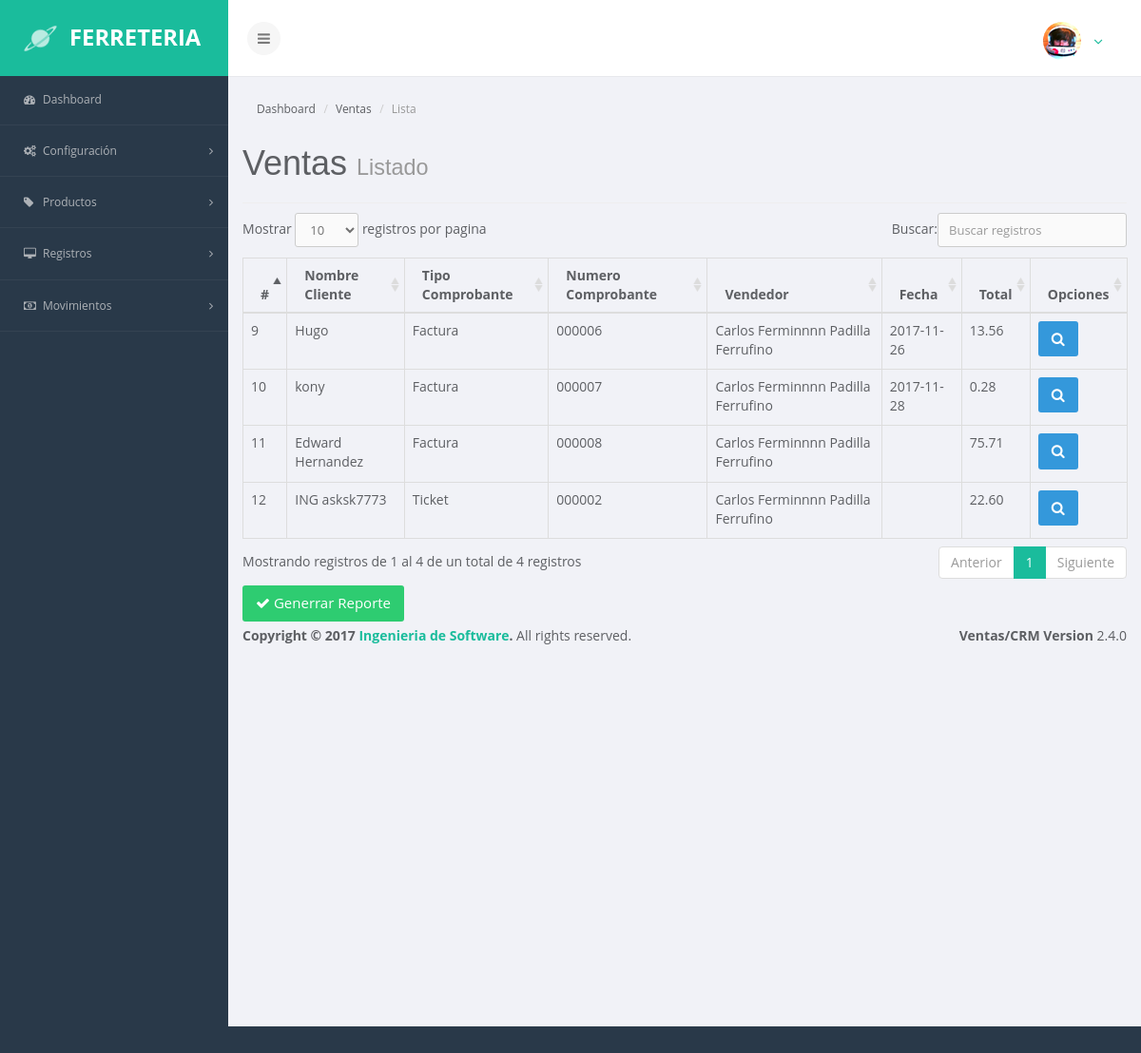
The page /index.php/movimientos/ventas on the database its author committed.
### tables this page shows
CREATE TABLE `ventas` (
  `id` int(11) NOT NULL,
  `fecha` date DEFAULT NULL,
  `serie` varchar(50) NOT NULL,
  `subtotal` varchar(45) DEFAULT NULL,
  `iva` varchar(45) DEFAULT NULL,
  `descuento` varchar(45) DEFAULT NULL,
  `total` varchar(45) DEFAULT NULL,
  `cliente_id` int(11) DEFAULT NULL,
  `usuario_id` int(11) DEFAULT NULL,
  `num_documento` varchar(45) DEFAULT NULL,
  `tipo_comprobante_id` int(11) NOT NULL
);

CREATE TABLE `clientes` (
  `id` int(11) NOT NULL,
  `grupo` int(11) DEFAULT NULL,
  `nombres` varchar(100) DEFAULT NULL,
  `apellidos` varchar(100) DEFAULT NULL,
  `telefono` varchar(20) DEFAULT NULL,
  `dui` varchar(25) NOT NULL,
  `nit` varchar(25) NOT NULL,
  `direccion` varchar(100) DEFAULT NULL,
  `registro` varchar(20) DEFAULT NULL,
  `empresa` varchar(100) NOT NULL,
  `estado` tinyint(1) DEFAULT NULL
);

CREATE TABLE `tipo_comprobante` (
  `id` int(11) NOT NULL,
  `nombre` varchar(50) NOT NULL,
  `cantidad` int(11) NOT NULL,
  `iva` int(11) NOT NULL,
  `serie` int(11) NOT NULL
);

CREATE TABLE `usuarios` (
  `id` int(11) NOT NULL,
  `grupo` int(11) NOT NULL,
  `nombres` varchar(100) DEFAULT NULL,
  `apellidos` varchar(100) DEFAULT NULL,
  `dui` varchar(20) NOT NULL,
  `nit` varchar(20) NOT NULL,
  `telefono` varchar(20) DEFAULT NULL,
  `email` varchar(100) DEFAULT NULL,
  `username` varchar(45) DEFAULT NULL,
  `password` varchar(100) DEFAULT NULL,
  `rol_id` int(11) DEFAULT NULL,
  `estado` tinyint(1) DEFAULT NULL
);

### application/controllers/movimientos/Ventas.php (called while the page is built, shortened)
<?php
class Ventas extends CI_Controller {
private $permisos;
	public function __construct(){
		$this->load->model("Ventas_model");
		$this->load->model("Clientes_model");
		$this->load->model("Productos_model");
	}
	public function index(){
		$data = array(
			"permisos" => $this->permisos,
			'ventas' => $this->Ventas_model->getVentas(),
		);
		$this->load->view("layouts/header");
		$this->load->view("layouts/aside");
		$this->load->view("admin/ventas/list", $data);
		$this->load->view("layouts/footer");
	}
}

### index.php (called while the page is built, shortened)
<?php
require_once BASEPATH.'core/CodeIgniter.php';

### application/views/layouts/flyweit.php (called while the page is built, shortened)
<?php
    require_once('estilos.php');
?>

### application/models/Ventas_model.php (called while the page is built, shortened)
<?php
class Ventas_model extends CI_Model {
	public function getVentas(){
		$this->db->select("v.*, c.nombres as nombres, c.apellidos as apellidos, tc.nombre as tipo_comprobante, u.nombres as usuNombre, u.apellidos as usuApellido");
		 $this->db->from("ventas v");
		 $this->db->join("clientes c", "v.cliente_id = c.id");
		 $this->db->join("usuarios u", "v.usuario_id = u.id");
		 $this->db->join("tipo_comprobante tc", "v.tipo_comprobante_id = tc.id");
		 $resultados = $this->db->get();
		 if ($resultados->num_rows() > 0){
		 	return $resultados->result();
		 } else {
		 	return false;
		 }
	}
}

### application/views/admin/ventas/list.php (the view, shortened to what this page needs)
<section class="main-content-wrapper">
            <section id="main-content">
                <div class="row">
                    <div class="col-md-12">
                        <ul class="breadcrumb">
                            <li>Dashboard</a>
                            </li>
                            <li>Ventas</li>
                            <li class="active">Lista</li>
                        </ul>
<div class="content-wrapper">
    <section class="content-header">
        <h1>
        Ventas
        <small>Listado</small>
        </h1>
    </section>
    <section class="content">
        <div class="box box-solid">
            <div class="box-body">
                <div class="row">
                    <div class="col-md-12">
                        <?php if($permisos->insert == 1):?>
                        <a href="<?php echo base_url();?>movimientos/ventas/add" class="btn btn-primary btn-flat"><span class="fa fa-plus"></span> Agregar Venta</a>
                    <?php endif?></div>
                </div>
                <hr>
                <div class="row">
                    <div class="col-md-12">
                        <table id="example1" class="table table-bordered table-hover">
                            <thead>
                                <tr>
                                   <th>#</th>
                                    <th>Nombre Cliente</th>
                                    <th>Tipo Comprobante</th>
                                    <th>Numero Comprobante</th>
                                     <th>Vendedor</th>
                                    <th>Fecha</th>
                                    <th>Total</th>
                                    <th>Opciones</th>
                                </tr>
                            </thead>
                            <tbody>
                                <?php if (!empty($ventas)){ ?>
                                    <?php foreach($ventas as $venta) {?>
                                    <tr>
                                        <td><?php echo $venta->id;?></td>
                                        <td><?php echo $venta->nombres." ".$venta->apellidos;?></td>
                                        <td><?php echo $venta->tipo_comprobante;?></td>
                                        <td><?php echo $venta->num_documento;?></td>
                                        <td><?php echo $venta->usuNombre." ".$venta->usuApellido;?></td>
                                        <td><?php echo $venta->fecha;?></td>
                                        <td><?php echo $venta->total;?></td>
                                        <td><button type="button" class="btn btn-info btn-view-venta" value="<?php echo $venta->id;?>" data-toggle="modal" data-target="#modal-default" ><span class="fa fa-search"></span></button></td>
                                    </tr>
                                    <?php }?>
                                <?php } ?>
                            </tbody>
                        </table>
                      <a href="<?php echo base_url();?>pdfcontroller/ventas" target="_blank">
                                    <button type="button" class="btn btn-success"><i class="fa fa-check"></i> Generrar Reporte</button>
                                    </a>
                    </div>
                </div>
            </div>
        </div>
    </section>
</div>

### application/views/layouts/header.php (shortened to what this page needs)
<!DOCTYPE html>
<html lang="es">
<head>
   <?php
    require_once('flyweit.php');
   ?>
</head>
<section id="container">
                <header id="header">
            <div class="brand">
                <a href="index.html" class="logo"><span>Ferreteria</span></a>
            </div>
            <div class="toggle-navigation toggle-left">
                <button type="button" class="btn btn-default" id="toggle-left" data-toggle="tooltip" data-placement="right" title="Toggle Navigation">
                    <i class="fa fa-bars"></i>
                </button>
            </div>
            <div class="user-nav">
                <ul>
                    <li class="dropdown messages">
                    <li class="profile-photo">
                        <img src="<?php echo base_url(); ?>assets/img/avatar.png" alt="" class="img-circle">
                    </li>
                    <li class="dropdown settings">
                        <a class="dropdown-toggle" data-toggle="dropdown" href="#">
                      <?php echo $this->session->userdata("nombre")?> <i class="fa fa-angle-down"></i>
                    </a>
                    </li>
                </ul>
            </div>
        </header>
        </section>
        </body>

### application/views/layouts/estilos.php (shortened to what this page needs)
<link rel='stylesheet' href='<?php echo base_url();?>assets/plugins/bootstrap/css/bootstrap.min.css'>
<link rel='stylesheet' href='<?php echo base_url();?>assets/css/font-awesome.min.css'>
<link rel='stylesheet' href='<?php echo base_url();?>assets/css/animate.css'>
<link rel="stylesheet" href="<?php echo base_url();?>assets/templates/jquery-ui/jquery-ui.css">
<link rel='stylesheet' href='<?php echo base_url();?>assets/css/main.css'>
<link rel='stylesheet' href='<?php echo base_url();?>assets/plugins/dataTables/css/dataTables.css'>
<link href='<?php echo base_url(); ?>assets/fullcalendar/fullcalendar.min.css' rel='stylesheet' />
<link href='<?php echo base_url(); ?>assets/fullcalendar/fullcalendar.print.min.css' rel='stylesheet' media='print' />

### application/views/layouts/aside.php (shortened to what this page needs)
<!DOCTYPE html>
<html>
<head>
</head>
<body>
 <aside class="sidebar">
            <div id="leftside-navigation" class="nano">
    <ul class="nano-content">
        <li>
            <a href="<?php echo base_url();?>dashboard"><i class="fa fa-dashboard"></i><span>Dashboard</span></a>
        </li>
        <li class="sub-menu">
            <a href="javascript:void(0);"><i class="fa fa-cogs"></i><span>Configuración</span><i class="arrow fa fa-angle-right pull-right"></i></a>
        </li>
        <li class="sub-menu">
            <a href="javascript:void(0);"><i class="fa fa-tag"></i><span>Productos</span><i class="arrow fa fa-angle-right pull-right"></i></a>
        </li>
        <li class="sub-menu">
             <a href="javascript:void(0);"><i class="fa fa-desktop"></i><span>Registros</span><i class="arrow fa fa-angle-right pull-right"></i></a>
        </li>
       <li class="sub-menu">
            <a href="javascript:void(0);"><i class="fa fa-money"></i><span>Movimientos</span><i class="arrow fa fa-angle-right pull-right"></i></a>
        </li>
    </ul>
</div>
        </aside>
</body>
</html>

### application/views/layouts/footer.php (shortened to what this page needs)
        <footer class="main-footer">
            <div class="pull-right hidden-xs">
                <b>Ventas/CRM Version</b> 2.4.0
            </div>
            <strong>Copyright &copy; 2017 <a href="#">Ingenieria de Software</a>.</strong> All rights
            reserved.
        </footer>
    </div>
</body>
</html>

### assets/css/main.css (style rules this page uses)
body { color:#5D5F63;background:#293949;font-family:'Open Sans',sans-serif;padding:0;margin:0;text-rendering:optimizeLegibility;-webkit-font-smoothing:antialiased }
a:link,a:visited { text-decoration:none;outline:0;color:#1abc9c }
h1,h2,h3,h4,h5,h6 { font-family:'Source Sans Pro',Arial,sans-serif }
hr { margin-top:10px;margin-bottom:10px }
img { max-width:100% }
#container { width:100%;height:100%;z-index:0;-webkit-transition:all.3s ease-in-out;-moz-transition:all .3s ease-in-out;-o-transition:all .3s ease-in-out;transition:all .3s ease-in-out }
#header { z-index:200;background:#fff;min-height:80px;-webkit-transition:all .3s ease-in-out;-moz-transition:all .3s ease-in-out;-o-transition:all .3s ease-in-out;transition:all .3s ease-in-out;margin-right:0 }
#header .brand { float:left;width:240px;min-height:80px;padding:0 0 0 10px;position:relative;background:#1abc9c url(../img/logo.png) no-repeat 25px 26px }
#header .logo { color:#fff;font-size:1.7em;text-transform:uppercase;padding:23px 0 0 63px;display:inline-block }
#header .logo span { font-weight:700 }
#header .toggle-navigation.toggle-left { margin:23px 0 0 20px;display:inline-block }
#header .btn-default { padding:3px 9px;background:#F6F6F6;border-radius:50%;-moz-border-radius:50%;-webkit-border-radius:50%;width:35px;height:35px }
#header .btn-default .fa-bars,#header .btn-default .fa-comment { cursor:pointer;color:#797979 }
#header .user-nav { float:right;padding-top:23px;padding-right:20px }
.user-nav ul li { display:inline-block;vertical-align:middle;font-size:15px }
.messages { margin:0 15px }
.user-nav ul li.dropdown.settings { line-height:39px;margin-right:10px;padding:0 10px }
.sidebar { width:240px;height:100%;background:#293949;position:absolute;-webkit-transition:all .3s ease-in-out;-moz-transition:all .3s ease-in-out;-o-transition:all .3s ease-in-out;transition:all .3s ease-in-out;z-index:100 }
#leftside-navigation ul,#leftside-navigation ul ul { margin:-2px 0 0;padding:0 }
#leftside-navigation ul li { list-style-type:none;border-bottom:1px solid rgba(255,255,255,.05) }
#leftside-navigation ul li a { color:#aeb2b7;text-decoration:none;display:block;padding:18px 0 18px 25px;font-size:12px;outline:0;-webkit-transition:all 200ms ease-in;-o-transition:all 200ms ease-in;-moz-transition:all 200ms ease-in }
#leftside-navigation ul li a span { display:inline-block }
#leftside-navigation ul li a i { width:20px }
#leftside-navigation ul li a i.fa-angle-left,#leftside-navigation ul li a i.fa-angle-right { padding-top:3px }
.main-content-wrapper { margin-left:240px;margin-right:0 -webkit-transition:all .3s ease-in-out;-moz-transition:all .3s ease-in-out;-o-transition:all .3s ease-in-out;transition:all .3s ease-in-out;background:#f1f2f7;min-height:1000px }
.main-content-wrapper #main-content { border-top:solid thin #e7e8ec;display:inline-block;padding:15px 15px 0;width:100% }
.btn { border:none;font-size:15px;font-weight:400;-webkit-border-radius:3px;-moz-border-radius:3px;-ms-border-radius:3px;-o-border-radius:3px;border-radius:3px;padding:8px 14px;margin-bottom:5px;-webkit-font-smoothing:subpixel-antialiased;-webkit-transition:border .25s linear,color .25s linear,background-color .25s linear;transition:border .25s linear,color .25s linear,background-color .25s linear }
.btn-default,a.btn-default:link,a.btn-default:visited { color:#fff;background-color:#bdc3c7 }
.btn-info,a.btn-info:link,a.btn-info:visited { color:#fff;background-color:#3498db }
.btn-success { color:#fff;background-color:#2ecc71 }
.breadcrumb { background:0 0 }
.breadcrumb>li { font-size:12px }

### rows shown on the page
ventas: id "9", cliente.nombres "Hugo", tipo_comprobante.nombre "Factura", num_documento "000006", usuario.nombres "Carlos Ferminnnn", usuario.apellidos "Padilla Ferrufino", fecha "2017-11-26", total "13.56"
ventas: id "10", cliente.nombres "kony", tipo_comprobante.nombre "Factura", num_documento "000007", usuario.nombres "Carlos Ferminnnn", usuario.apellidos "Padilla Ferrufino", fecha "2017-11-28", total "0.28"
ventas: id "11", cliente.nombres "Edward", cliente.apellidos "Hernandez", tipo_comprobante.nombre "Factura", num_documento "000008", usuario.nombres "Carlos Ferminnnn", usuario.apellidos "Padilla Ferrufino", total "75.71"
ventas: id "12", cliente.nombres "ING", cliente.apellidos "asksk7773", tipo_comprobante.nombre "Ticket", num_documento "000002", usuario.nombres "Carlos Ferminnnn", usuario.apellidos "Padilla Ferrufino", total "22.60"
